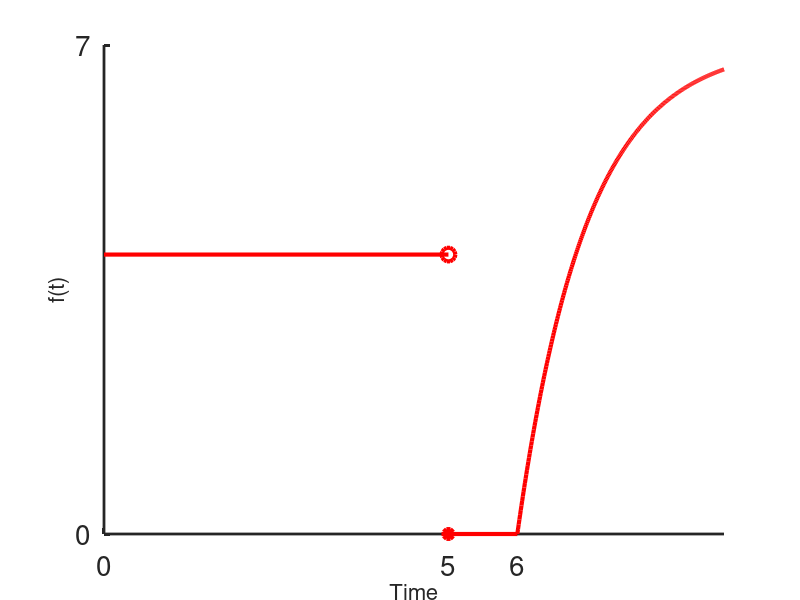

Write MATLAB code to recreate this figure.


clf
axis([-0.1 2,0 1])
set(gca,'LineWidth',2.0);
set(gca,'FontSize',14);
xlabel('Time','FontSize',16);
ylabel('f(t)','FontSize',16);
title('Step Function');

hold on
plot([-.1 0.8],[0 0],'r','LineWidth',3.0);
plot([0.8 2.0],[0.7 0.7],'r','LineWidth',3.0);
a = plot(0.8,0.0,'ro','markersize',10,'LineWidth',3.0);
a = plot(0.8,0.7,'r*','markersize',10,'LineWidth',3.0);

set(gca,'XTickLabelMode','manual')
set(gca,'XTick',[0 0.8])
set(gca,'XTickLabel',{'0';'a'})

set(gca,'YTickLabelMode','manual')
set(gca,'YTick',[0 0.7])
set(gca,'YTickLabel',{'0';'1'})

%print -dpng 'unitStepAta.png' '-r 600'


clf
axis([-3 5 0 1.2])
set(gca,'LineWidth',2.0);
set(gca,'FontSize',14);
xlabel('Time','FontSize',16);
ylabel('f(t)','FontSize',16);
title('Unshifted Function');

hold on
x = -3:0.01:5;
y = exp(-x.*x*0.5);
plot(x,y,'r','LineWidth',3.0);

set(gca,'XTickLabelMode','manual')
set(gca,'XTick',[0 1])
set(gca,'XTickLabel',{'0';'a'})

set(gca,'YTickLabelMode','manual')
set(gca,'YTick',[0 0.0])
set(gca,'YTickLabel',{' ';' '})

%print -dpng 'unshifted.png' '-r 600'



clf
axis([-3 5 0 1.2])
set(gca,'LineWidth',2.0);
set(gca,'FontSize',14);
xlabel('Time','FontSize',16);
ylabel('f(t)','FontSize',16);
title('Unshifted Function');

hold on
x = -3:0.01:5;
y = exp(-(x-1).*(x-1)*0.5);
plot(x,y,'r','LineWidth',3.0);
plot([1 1],[0 2],'k:')

set(gca,'XTickLabelMode','manual')
set(gca,'XTick',[0 1])
set(gca,'XTickLabel',{'0';'a'})

set(gca,'YTickLabelMode','manual')
set(gca,'YTick',[0 0.0])
set(gca,'YTickLabel',{' ';' '})

%print -dpng 'shifted.png' '-r 600'


clf
axis([-1 1,0 1.5])
set(gca,'LineWidth',2.0);
set(gca,'FontSize',20);
xlabel('Time','FontSize',16);
ylabel('f(t)','FontSize',16);
title('Unit Step Function');

hold on
plot([-1 0],[0 0],'r','LineWidth',3.0);
plot([0 1],[1 1],'r','LineWidth',3.0);
a = plot(0.0,0.0,'ro','markersize',10,'LineWidth',3.0);
a = plot(0.0,1.0,'r*','markersize',10,'LineWidth',3.0);

set(gca,'XTickLabelMode','manual')
set(gca,'XTick',[0])
set(gca,'XTickLabel',{'0'},'FontSize',20)

set(gca,'YTickLabelMode','manual')
set(gca,'YTick',[0 1])
set(gca,'YTickLabel',{'0';'1'})

%print -dpng 'unitStepFunction.png' '-r 600'


clf
axis([0 5 0 2.5])
set(gca,'LineWidth',2.0);
set(gca,'FontSize',20);
xlabel('Time','FontSize',16);
ylabel('f(t)','FontSize',16);

hold on
plot([0 3],[0 0],'r','LineWidth',3.0);
plot([3 5],[2 2],'r','LineWidth',3.0);
a = plot(3.0,0.0,'ro','markersize',10,'LineWidth',3.0);
a = plot(3.0,2.0,'r*','markersize',10,'LineWidth',3.0);

set(gca,'XTickLabelMode','manual')
set(gca,'XTick',[0 3])
set(gca,'XTickLabel',{'0','3'},'FontSize',20)

set(gca,'YTickLabelMode','manual')
set(gca,'YTick',[0 2])
set(gca,'YTickLabel',{'0';'2'})

%print -dpng 'stepEx1.png' '-r 600'


clf
axis([0 5 0 2.5])
set(gca,'LineWidth',2.0);
set(gca,'FontSize',20);
xlabel('Time','FontSize',16);
ylabel('f(t)','FontSize',16);

hold on
plot([0 1],[0 0],'r','LineWidth',3.0);
plot([1 3],[2 2],'r','LineWidth',3.0);
plot([3 5],[0 0],'r','LineWidth',3.0);
a = plot(1.0,0.0,'ro','markersize',10,'LineWidth',3.0);
a = plot(1.0,2.0,'r*','markersize',10,'LineWidth',3.0);
a = plot(3.0,2.0,'ro','markersize',10,'LineWidth',3.0);
a = plot(3.0,0.0,'r*','markersize',10,'LineWidth',3.0);

set(gca,'XTickLabelMode','manual')
set(gca,'XTick',[0 1 3])
set(gca,'XTickLabel',{'0','1','3'},'FontSize',20)

set(gca,'YTickLabelMode','manual')
set(gca,'YTick',[0 2])
set(gca,'YTickLabel',{'0';'2'})

%print -dpng 'stepEx2.png' '-r 600'


clf
axis([0 5 0 2.5])
set(gca,'LineWidth',2.0);
set(gca,'FontSize',20);
xlabel('Time','FontSize',16);
ylabel('f(t)','FontSize',16);

hold on
plot([0 3],[0 0],'r','LineWidth',3.0);
plot([3 5],[0 2],'r','LineWidth',3.0);

set(gca,'XTickLabelMode','manual')
set(gca,'XTick',[0 3])
set(gca,'XTickLabel',{'0','3'},'FontSize',20)

set(gca,'YTickLabelMode','manual')
set(gca,'YTick',[0 2])
set(gca,'YTickLabel',{'0';'2'})

%print -dpng 'stepEx3.png' '-r 600'


clf
axis([0 7 0 5])
set(gca,'LineWidth',2.0);
set(gca,'FontSize',20);
xlabel('Time','FontSize',16);
ylabel('f(t)','FontSize',16);

hold on
plot([0 3],[0 0],'r','LineWidth',3.0);
plot([3 5],[0 4],'r','LineWidth',3.0);
plot([5 7],[4 4],'r','LineWidth',3.0);

set(gca,'XTickLabelMode','manual')
set(gca,'XTick',[0 3 5])
set(gca,'XTickLabel',{'0','3','5'},'FontSize',20)

set(gca,'YTickLabelMode','manual')
set(gca,'YTick',[0 4])
set(gca,'YTickLabel',{'0';'4'})

%print -dpng 'stepEx4.png' '-r 600'


clf
axis([0 3*pi -1.4 1.4])
set(gca,'LineWidth',2.0);
set(gca,'FontSize',20);
xlabel('Time','FontSize',16);
ylabel('f(t)','FontSize',16);

hold on
x = 0:pi/50:2*pi;
plot(x,sin(x),'r','LineWidth',3.0);
plot([2*pi 3*pi],[0 0],'r','LineWidth',3.0);

set(gca,'XTickLabelMode','manual')
set(gca,'XTick',[0 2*pi])
set(gca,'XTickLabel',{'0','2\pi'},'FontSize',20)

set(gca,'YTickLabelMode','manual')
set(gca,'YTick',[-1 0 1])
set(gca,'YTickLabel',{'-1';'0';'1'})

%print -dpng 'stepEx5.png' '-r 600'



clf
axis([0 9 0 7])
set(gca,'LineWidth',2.0);
set(gca,'FontSize',20);
xlabel('Time','FontSize',16);
ylabel('f(t)','FontSize',16);

hold on
x = 6:0.01:9;
plot([0 5],[4 4],'r','LineWidth',3.0);
plot([5 6],[0 0],'r','LineWidth',3.0);
plot(x,7-7*exp(-(x-6)),'r','LineWidth',3.0);
a = plot(5.0,4.0,'ro','markersize',10,'LineWidth',3.0);
a = plot(5.0,0.0,'r*','markersize',10,'LineWidth',3.0);


set(gca,'XTickLabelMode','manual')
set(gca,'XTick',[0 5 6])
set(gca,'XTickLabel',{'0';'5';'6'},'FontSize',20)

set(gca,'YTickLabelMode','manual')
set(gca,'YTick',[0 7])
set(gca,'YTickLabel',{'0';'7'})

%print -dpng 'stepEx6.png' '-r 600'
